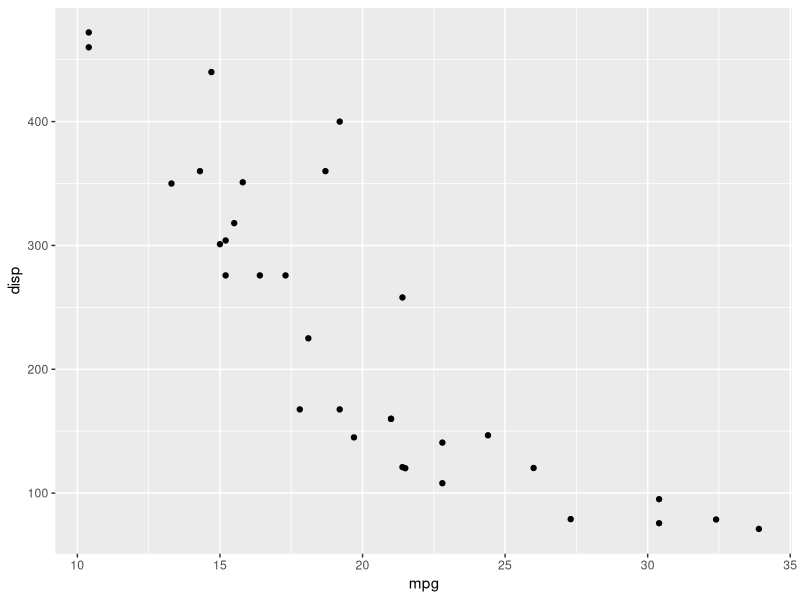
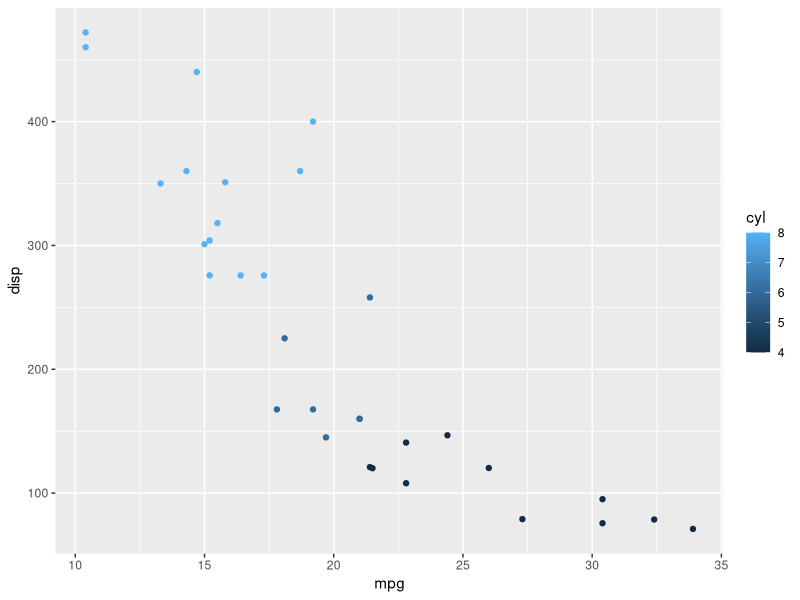
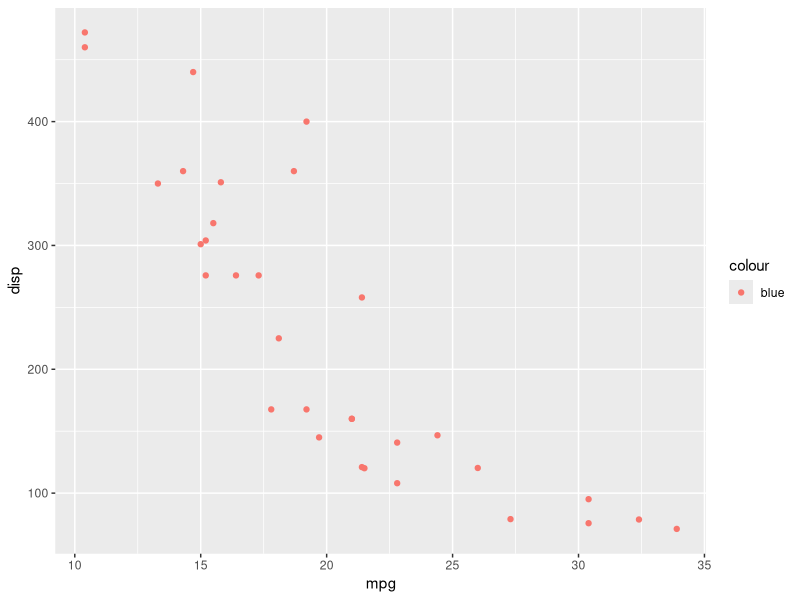
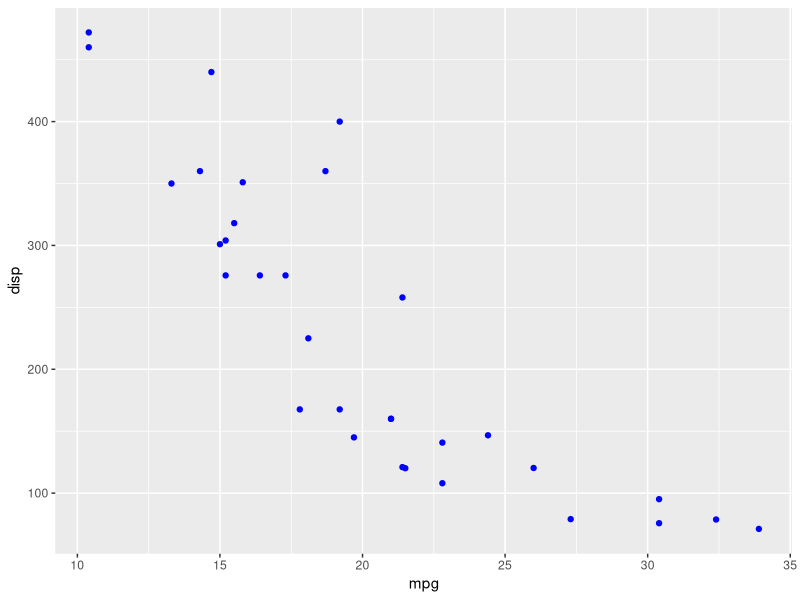
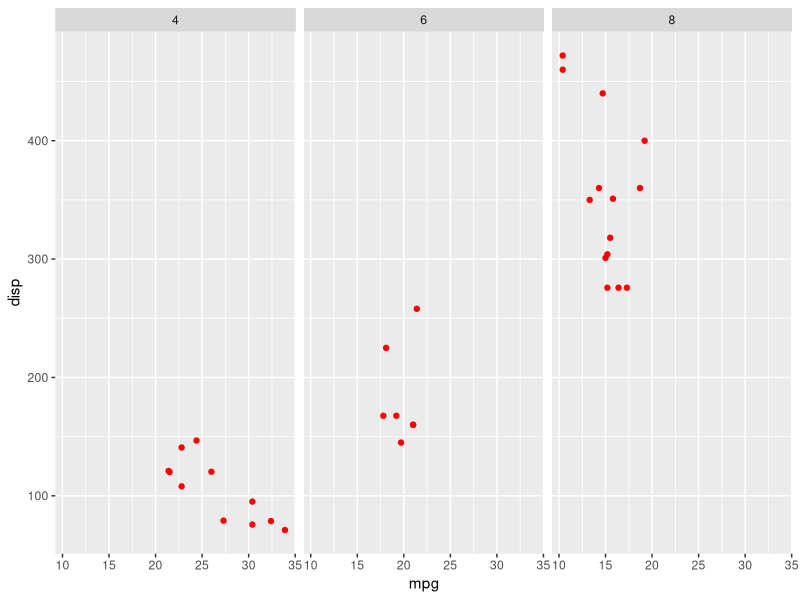
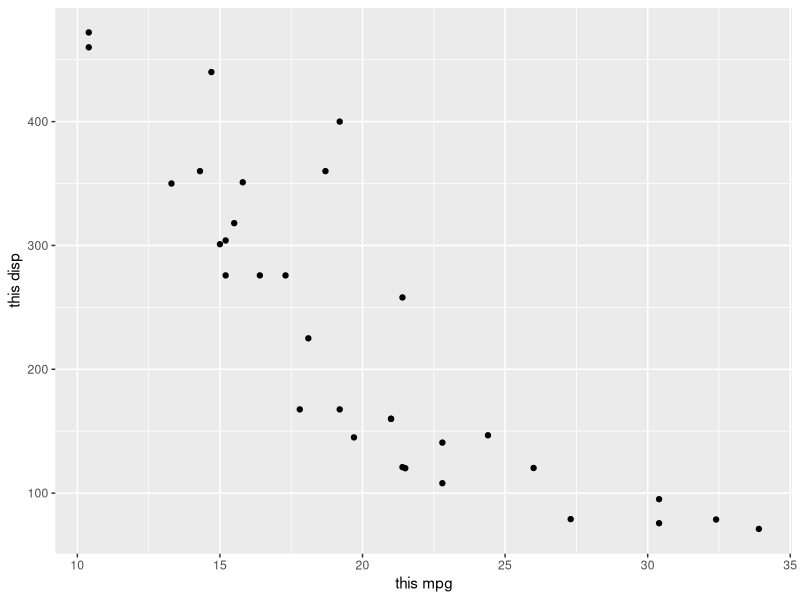
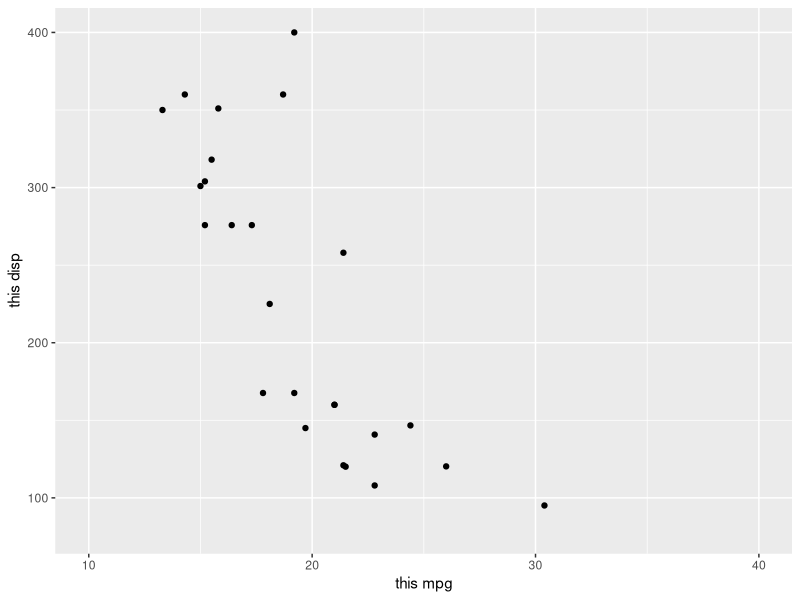
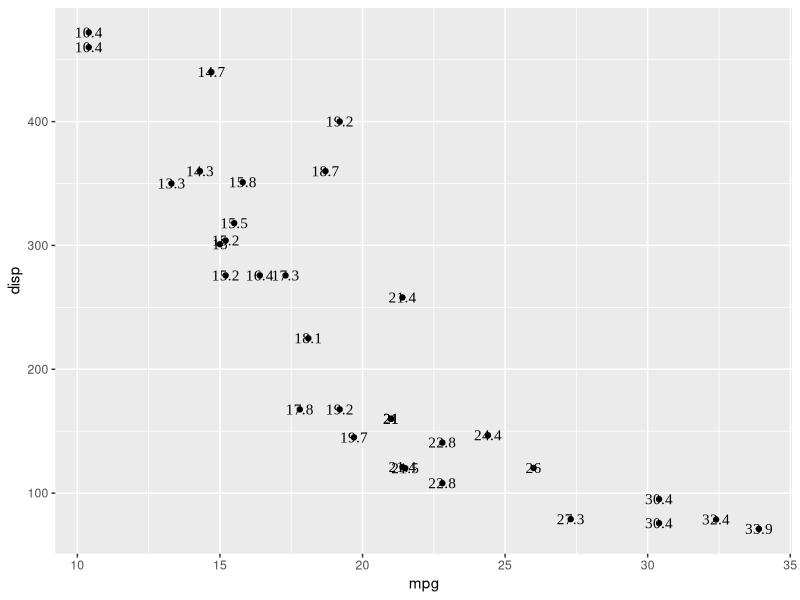

Generate these figures, in order, with R:
## ---- chunk 1
library(ggplot2)
## ---- chunk 2
raw_data <- mtcars
## ---- chunk 3
library (ggplot2)
data <- mtcars

# basic ggplot

ggplot(data = data, mapping = aes(x = mpg, y = disp) ) + geom_point()

#This produces a scatterplot defined by:

# Data: data = mtcars
# Aesthetic mapping: mpg : 	Miles/(US) gallon mapped to x position, disp : displacement (cu.in.) to y position.
# Layer: points.

## ---- chunk 4

# basic graph with colour aes

ggplot(data, mapping = aes(x = mpg, y = disp, 
                           colour = cyl)) + geom_point()

# If you want to set an aesthetic to a fixed value, without scaling it, do so in the individual layer outside of aes(). Compare the following two plots:
ggplot(data, mapping = aes(x = mpg, y = disp, colour = "blue")) + geom_point()

ggplot(data, mapping = aes(x = mpg, y = disp)) + geom_point(colour = "blue")

# In the first plot, the value “blue” is scaled to a pinkish colour, and a legend is added. In the second plot, the points are given the R colour blue.

# more detail hit : https://ggplot2.tidyverse.org/articles/ggplot2-specs.html
## ---- chunk 5
ggplot (data, mapping = aes(x = mpg, y = disp)) + geom_point(colour = 'red') + facet_wrap(~cyl)

## ---- chunk 6
ggplot(data, mapping = aes(x = mpg, y = disp)) + geom_point() + 
  xlab ("this mpg") + ylab ("this disp")
## ---- chunk 7
ggplot(data, mapping = aes(x = mpg, y = disp)) + geom_point() + 
  xlab ("this mpg") + ylab ("this disp") +
  xlim(10,40) + ylim(80,400)

## ---- chunk 8
ggplot (data, mapping = aes(x = mpg, y = disp)) + geom_point() + geom_text(aes(label = mpg), family = "Times New Roman")

## ---- chunk 9
data(Oxboys, package = "nlme")

ggplot(Oxboys, mapping = aes(x = age, y = height)) + geom_point() + geom_line() # If you incorrectly specify the grouping variable, you’ll get a characteristic sawtooth appearance

ggplot(Oxboys, mapping = aes(x = age, y = height, group = Subject, color = Subject)) + geom_point() + geom_line()

# If a group isn’t defined by a single variable, but instead by a combination of multiple variables, use interaction() to combine them, e.g. aes(group = interaction(school_id, student_id)).
## ---- chunk 10
# This is not what we wanted
ggplot(Oxboys, aes(age, height, group = Subject)) + 
  geom_line() + 
  geom_smooth(method = "lm", se = FALSE)

# instead of setting the grouping aesthetic in ggplot(), where it will apply to all layers, we set it in geom_line() so it applies only to the lines
ggplot(Oxboys, aes(age, height)) + 
  geom_line(aes(group = Subject)) + 
  geom_smooth(method = "lm", linewidth = 2, se = FALSE)
#> `geom_smooth()` using formula = 'y ~ x'
